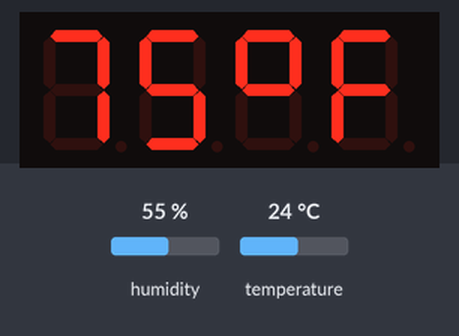
Simulated run of this sketch. Board: Arduino Uno, built with avr-gcc and run on an emulated ATmega328P. On the bench: 4-digit seven-segment display. Inputs (shaded band) come from the test bench; at power-on: humidity 55 %, temperature 24 °C.

Above: at 6.2 s.
6.3 s: humidity set to 22 %
At 7.7 s:
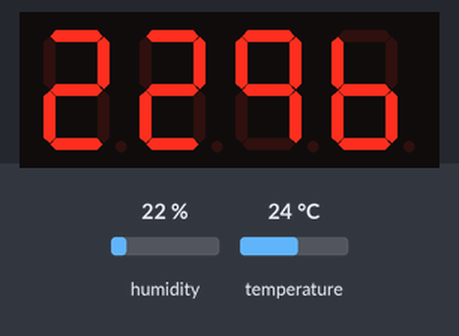
12.3 s: temperature set to 12 °C
At 14.5 s:
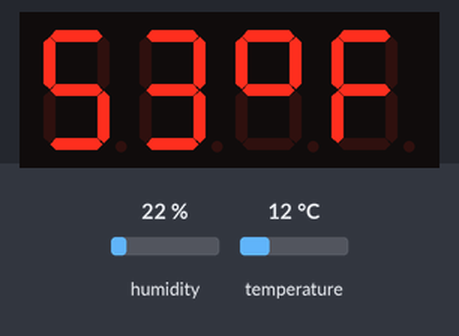
16.8 s: humidity set to 40 %
At 20.1 s:
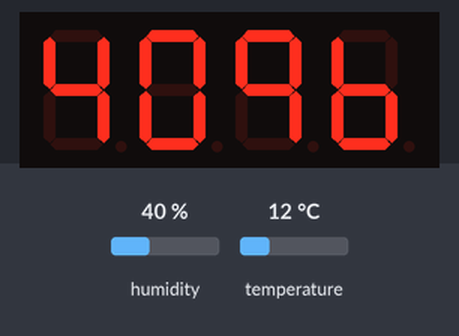
22.8 s: temperature set to 19 °C
At 26.9 s:
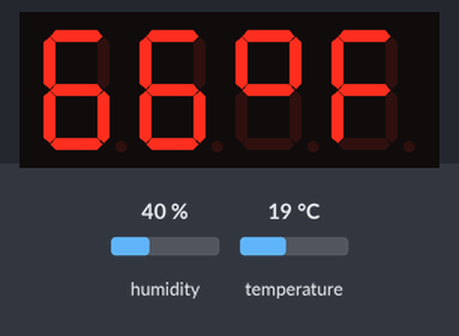
Timing chart, 0 to 28.4 s (numbered marks = the images above; inputs shaded):
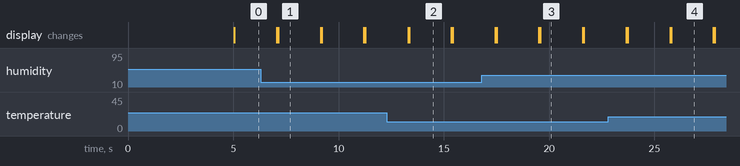

The sketch:

laba_2_2.ino
```cpp
#include <Arduino.h>
#include <TM1637Display.h>
#include <DHT.h>

#define CLK 2
#define DIO 3

TM1637Display display(CLK, DIO);

const uint8_t fahrenheit[]={
  SEG_A | SEG_B | SEG_F | SEG_G,
  SEG_A | SEG_E | SEG_F | SEG_G
};

const uint8_t percent[]={
  SEG_A | SEG_B | SEG_C | SEG_F | SEG_G,
  SEG_C | SEG_D | SEG_E | SEG_F | SEG_G
};

#define DHTTYPE DHT11
#define DHTPIN 5

DHT dht = DHT(DHTPIN, DHTTYPE);

void setup() {
  display.setBrightness(0x0f);
  dht.begin();
  delay(5000);
}

void loop() {
  int temp=dht.readTemperature(true);
  display.showNumberDec(temp,false,2,0);
  display.setSegments(fahrenheit,2,2);
  delay(2000);
  display.clear();
  int hum = dht.readHumidity();
  display.showNumberDec(hum, false, 2, 0);
  display.setSegments(percent, 2,2);
  delay(2000);
  display.clear();
}
```

Measured:
- what the display in image 1 shows lasts 2.0 s, from 7.1 s to 9.1 s
